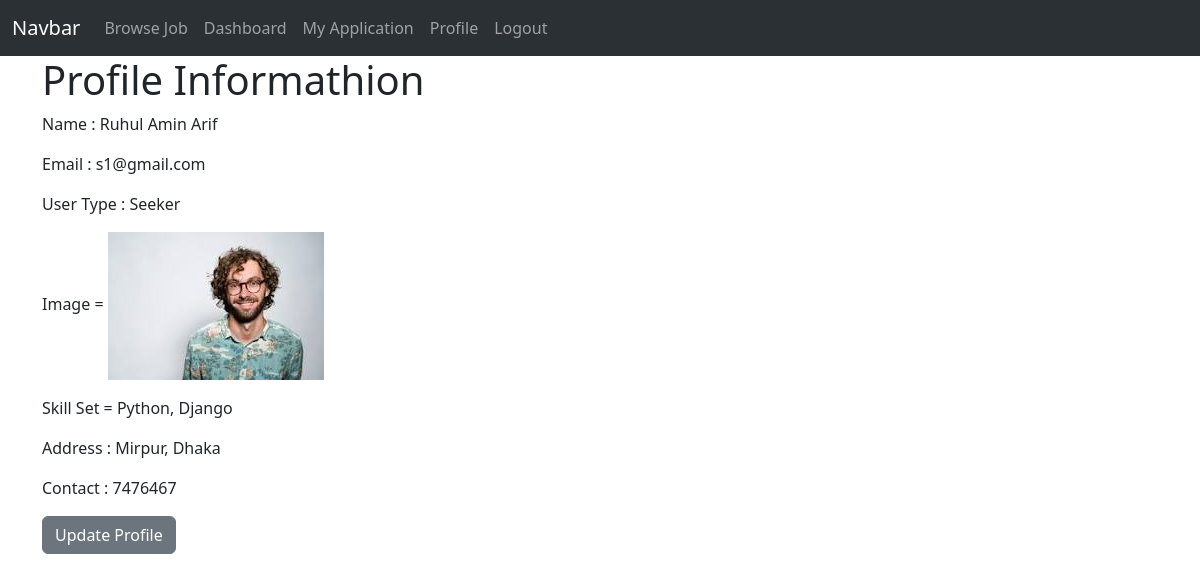
/profile-view/ (signed in), run on the app's committed database.
### JobPortalApp/models.py (models this page shows, shortened)
class UserCustomModel(AbstractUser):
    USER_TYPE=[
        ('Recruiter','Recruiter'),
        ('Seeker','Seeker')
    ]
    display_name=models.CharField(max_length=100,null=True)
    user_type=models.CharField(choices=USER_TYPE,max_length=20,null=True)

class SeekerProfileModel(models.Model):
    seeker=models.OneToOneField(UserCustomModel,on_delete=models.CASCADE,
                                   related_name='seeker_profile',null=True)
    address=models.TextField(null=True)
    contact=models.CharField(max_length=20,null=True)
    profile_image=models.ImageField(upload_to='seeker_image',null=True)
    skill_set=models.TextField(null=True)
    created_at=models.DateField(auto_now_add=True,null=True)
    updated_at=models.DateField(auto_now=True,null=True)

### JobPortalApp/views.py (the view)
# urls.py: path('profile-view/',profile_view,name='profile_view'),
@login_required
def profile_view(request):
    return render(request,'profile.html')

### JobPortalApp/templates/profile.html (shortened to what this page needs)
{% extends 'master/base.html' %}
{% block content %}
<div class="container">
<h1>Profile Informathion</h1>
<p>Name : {{request.user.display_name}}</p>
<p>Email : {{request.user.email}}</p>
<p>User Type : {{request.user.user_type}}</p>
{% if request.user.user_type == 'Recruiter' %}
<p>Company Logo = <img src="{{request.user.recruiter_profile.logo.url}}" width="50" height="50" alt=""></p>
<p>Company Name = {{request.user.recruiter_profile.company_name}}</p>
<p>Address : {{request.user.recruiter_profile.address}}</p>
<p>Contact : {{request.user.recruiter_profile.contact}}</p>
{% else %}
<p>Image = <img src="{{request.user.seeker_profile.profile_image.url}}" alt=""></p>
<p>Skill Set = {{request.user.seeker_profile.skill_set}}</p>
<p>Address : {{request.user.seeker_profile.address}}</p>
<p>Contact : {{request.user.seeker_profile.contact}}</p>
{% endif %}
<a href="{% url 'update_profile_view' %}" class="btn btn-secondary" >Update Profile</a>
</div>
{% endblock content %}

### data on the page
UserCustomModel: user.display_name "Ruhul Amin Arif", user.email "s1@gmail.com", user.user_type "Seeker", user.seeker_profile.profile_image (picture), user.seeker_profile.skill_set "Python, Django", user.seeker_profile.address "Mirpur, Dhaka", user.seeker_profile.contact "7476467"
